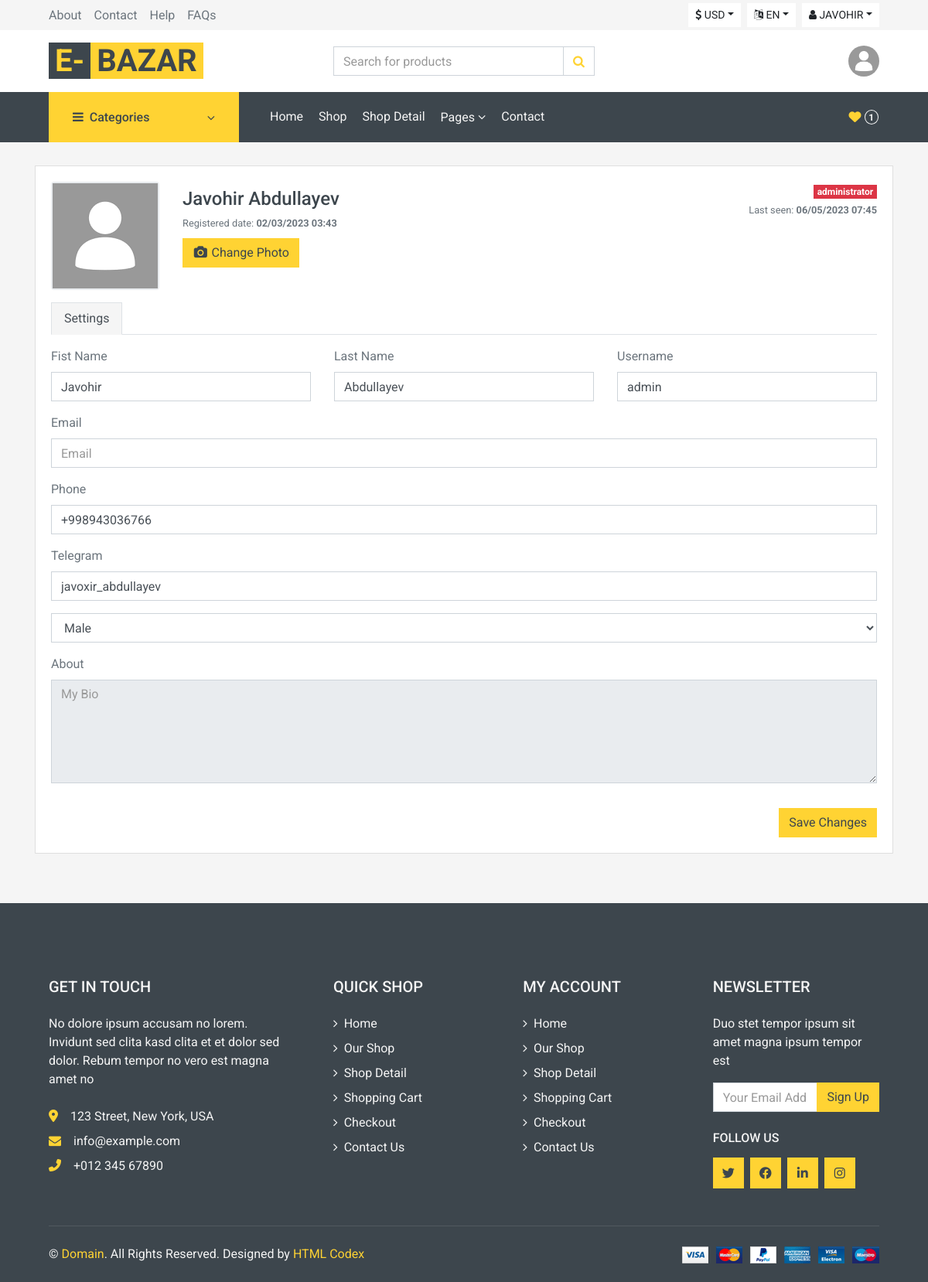
Page /users/profile/admin/edit/ (signed in) on the earlier database version.
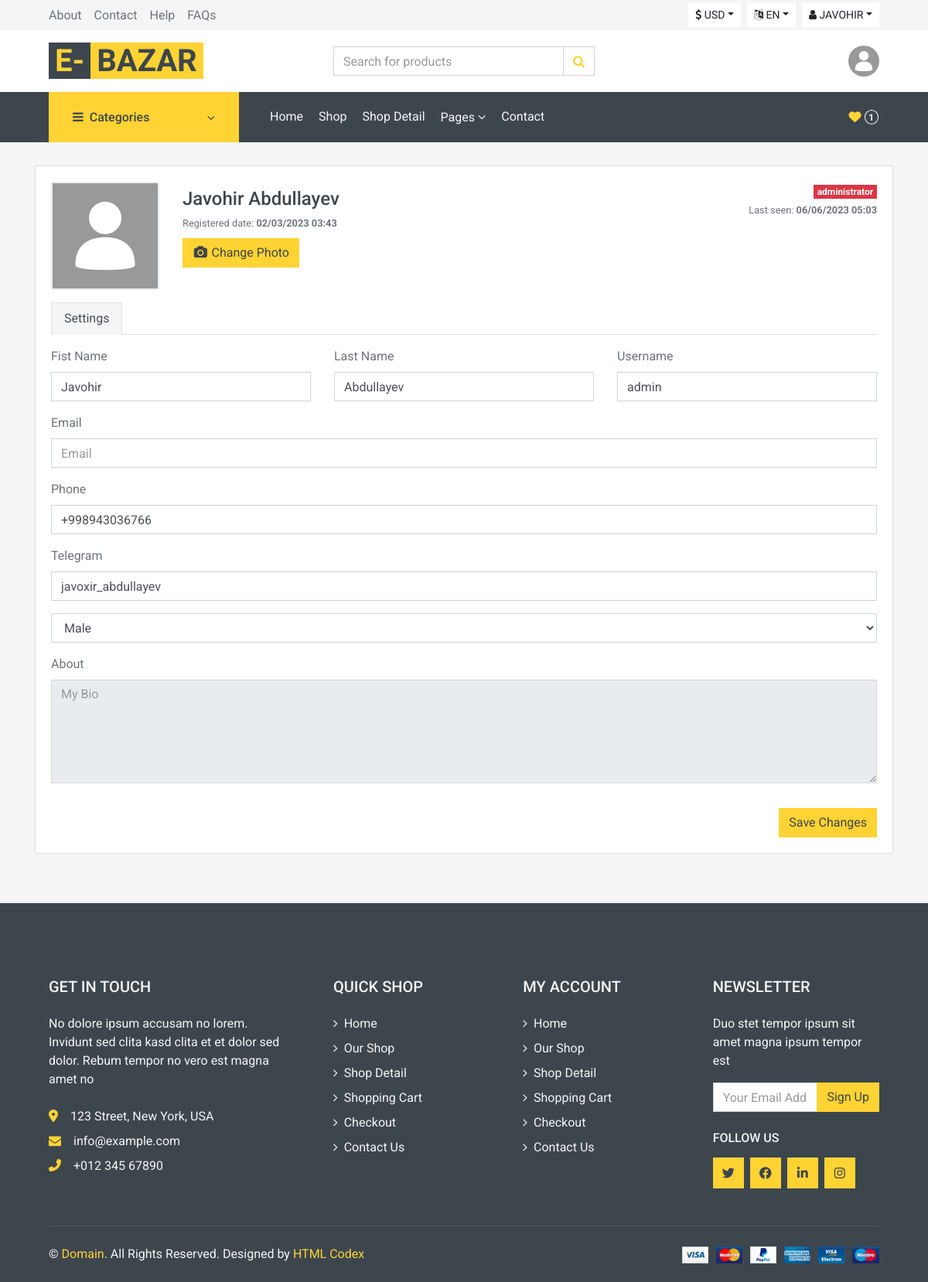
Same page on the later database version.
### users/models.py (models this page shows, shortened)
class CustomUser(AbstractUser):
    phone = models.CharField(max_length=17, blank=True, null=True)
    telegram = models.CharField(max_length=150, blank=True, null=True)
    gender = models.CharField(max_length=20, choices=GENDER_SELECTION, blank=True)
    avatar = models.ImageField(upload_to='avatars/', default='avatars/default.png', blank=True)

### users/views.py (the view, shortened to what this page needs)
# urls.py: path('profile/<str:username>/edit/', UpdateProfileView.as_view(), name='updateProfile'),
class UpdateProfileView(View, LoginRequiredMixin):
    login_url = 'login'
    def get(self, request, username):
        user = get_object_or_404(CustomUser, username=username)
        return render(request, 'pages/update_profile.html',{'user': user})

### templates/pages/update_profile.html (shortened to what this page needs)
{% extends 'layouts/base.html' %}
{% block content %}
<link href="https://maxcdn.bootstrapcdn.com/font-awesome/4.3.0/css/font-awesome.min.css" rel="stylesheet">
<div class="container">
<div class="row flex-lg-nowrap">
  <div class="col">
    <div class="row">
      <div class="col mb-3">
        <div class="card">
          <div class="card-body">
            <div class="e-profile">
              <div class="row">
                <div class="col-6 col-sm-auto mb-3">
                    <div class="mx-auto" style="width: 140px;">
                        <div class="d-flex justify-content-center align-items-center rounded" style="height: 140px; background-color: rgb(233, 236, 239);">
                            <img src="{{request.user.avatar.url}}" />
                        </div>
                  </div>
                </div>
                <div class="col d-flex flex-column flex-sm-row justify-content-between mb-3">
                  <div class="text-center text-sm-left mb-2 mb-sm-0">
                    <h4 class="pt-sm-2 pb-1 mb-0 text-nowrap">{{request.user.get_full_name}}</h4>
                    <div class="text-muted"><small>Registered date: <b>{{request.user.date_joined|date:"SHORT_DATE_FORMAT"}} {{request.user.date_joined|time:"h:i"}}</b></small></div>
                    <div class="mt-2">
                      <button class="btn btn-primary" type="button">
                        <i class="fa fa-fw fa-camera"></i>
                        <span>Change Photo</span>
                      </button>
                    </div>
                  </div>
                  <div class="text-center text-sm-right">
                    <span class="badge badge-danger">administrator</span>
                    <div class="text-muted"><small>Last seen:<b> {{request.user.last_login|date:"SHORT_DATE_FORMAT"}} {{request.user.last_login|time:"h:i"}}</b></small></div>
                  </div>
                </div>
              </div>
              <ul class="nav nav-tabs">
                <li class="nav-item active"><a class="active nav-link">Settings</a></li>
              </ul>
              <div class="tab-content pt-3">
                <div class="tab-pane active">
                  <form class="form" method='POST'>
                    <div class="row">
                      <div class="col">
                        <div class="row">
                          <div class="col">
                            <div class="form-group">
                              <label>Fist Name</label>
                              <input class="form-control" type="text" name="fist_name" placeholder="Enter your first name" value="{{request.user.first_name}}">
                            </div>
                          </div>
                          <div class="col">
                            <div class="form-group">
                              <label>Last Name</label>
                              <input class="form-control" type="text" name="last_name" placeholder="Enter your last name" value="{{request.user.last_name}}">
                            </div>
                          </div>
                          <div class="col">
                            <div class="form-group">
                              <label>Username</label>
                              <input class="form-control" type="text" name="username" placeholder="Username" value="{{request.user.username}}">
                            </div>
                          </div>
                        </div>
                        <div class="row">
                          <div class="col">
                            <div class="form-group">
                              <label>Email</label>
                              <input class="form-control" type="email" value="{{request.user.email}}" placeholder="Email">
                            </div>
                          </div>
                        </div>
                        <div class="row">
                            <div class="col">
                              <div class="form-group">
                                <label>Phone</label>
                                <input class="form-control" type="text" value="{{request.user.phone}}" placeholder="Phone">
                              </div>
                            </div>
                          </div>
                          <div class="row">
                            <div class="col">
                              <div class="form-group">
                                <label>Telegram</label>
                                <input class="form-control" type="text" value="{{request.user.telegram}}" placeholder="Telegram">
                              </div>
                            </div>
                          </div>
                          <div class="row">
                            <div class="col">
                              <div class="form-group">
                                <select class="form-control" aria-label="Default select example">
                                    <option selected value="Male">Male</option>
                                  </select>
                              </div>
                            </div>
                          </div>
                        <div class="row">
                          <div class="col mb-3">
                            <div class="form-group">
                              <label>About</label>
                              <textarea disabled class="form-control" rows="5" placeholder="My Bio"></textarea>
                            </div>
                          </div>
                        </div>
                      </div>
                    </div>
                    </div>
                    <div class="row">
                      <div class="col d-flex justify-content-end">
                        <button class="btn btn-primary" type="submit">Save Changes</button>
                      </div>
                    </div>
                </div>
              </div>
            </div>
          </div>
        </div>
      </div>
    </div>
  </div>
</div>
{% endblock content %}

### templates/components/haeder_user.html (shortened to what this page needs)
{% if user.is_authenticated %}
<div class="btn-group">
    <button type="button" class="btn btn-sm btn-light text-uppercase dropdown-toggle" data-toggle="dropdown"><i class="fa fa-user" aria-hidden="true"></i> {{request.user.first_name}}</button>
</div>
{% endif %}

### templates/components/header_avatar.html
{% if user.is_authenticated %}
<div class="col-lg-4 col-6 text-right">
  <img
    class="rounded-circle m-0"
    src="{{request.user.avatar.url}}"
    width="40"
  />
</div>
{% else %}
<div class="col-lg-4 col-6 text-right">
  <p class="m-0">Customer Service</p>
  <h5 class="m-0">+012 345 6789</h5>
</div>
{% endif %}

### templates/components/cart.html
{% if request.user.is_authenticated %}
<div class="navbar-nav ml-auto py-0 d-none d-lg-block">
    <a href="{% url 'users:saveds' %}" class="btn px-0">
        <i class="fas fa-heart text-primary"></i>
        <span class="badge {% if saveds_count > 0 %}badge-danger{% endif %} text-secondary border border-secondary rounded-circle" style="padding-bottom: 2px;">{{request.user.saved_set.count}}</span>
    </a>
</div>
{% endif %}

Differences in the rows shown:
changed CustomUser "Javohir Abdullayev": user.last_login "06/05/2023" → "06/06/2023"; user.last_login "07:45" → "05:03"
